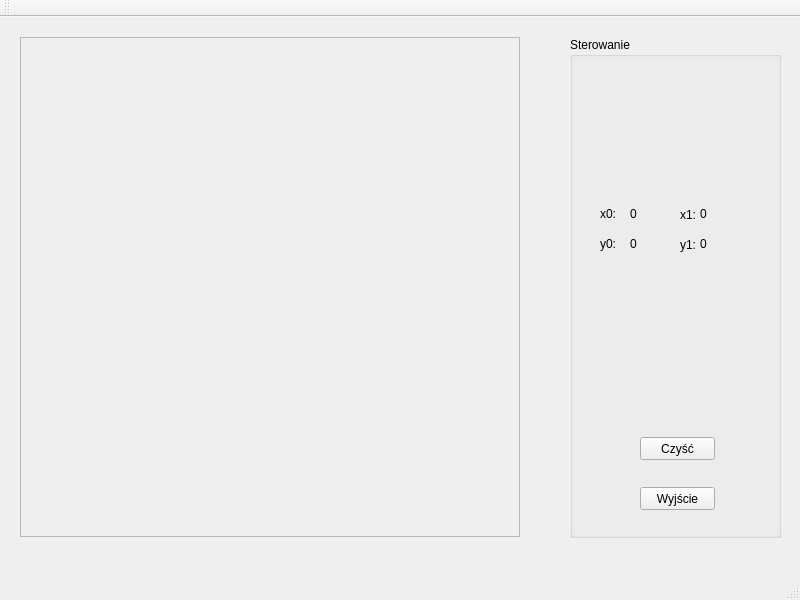
<?xml version="1.0" encoding="UTF-8"?>
<ui version="4.0">
 <class>MainWindow</class>
 <widget class="QMainWindow" name="MainWindow">
  <property name="geometry">
   <rect>
    <x>0</x>
    <y>0</y>
    <width>800</width>
    <height>600</height>
   </rect>
  </property>
  <property name="windowTitle">
   <string>Laboratorium grafiki i multimediów</string>
  </property>
  <widget class="QWidget" name="centralWidget">
   <widget class="QFrame" name="frame">
    <property name="geometry">
     <rect>
      <x>20</x>
      <y>20</y>
      <width>500</width>
      <height>500</height>
     </rect>
    </property>
    <property name="frameShape">
     <enum>QFrame::StyledPanel</enum>
    </property>
    <property name="frameShadow">
     <enum>QFrame::Raised</enum>
    </property>
   </widget>
   <widget class="QGroupBox" name="groupBox">
    <property name="geometry">
     <rect>
      <x>570</x>
      <y>20</y>
      <width>211</width>
      <height>501</height>
     </rect>
    </property>
    <property name="title">
     <string>Sterowanie</string>
    </property>
    <widget class="QPushButton" name="exitButton">
     <property name="geometry">
      <rect>
       <x>70</x>
       <y>450</y>
       <width>75</width>
       <height>23</height>
      </rect>
     </property>
     <property name="text">
      <string>Wyjście</string>
     </property>
    </widget>
    <widget class="QPushButton" name="cleanButton">
     <property name="geometry">
      <rect>
       <x>70</x>
       <y>400</y>
       <width>75</width>
       <height>23</height>
      </rect>
     </property>
     <property name="text">
      <string>Czyść</string>
     </property>
    </widget>
    <widget class="QLabel" name="label_x">
     <property name="geometry">
      <rect>
       <x>30</x>
       <y>169</y>
       <width>16</width>
       <height>16</height>
      </rect>
     </property>
     <property name="text">
      <string>x0:</string>
     </property>
    </widget>
    <widget class="QLabel" name="label_y">
     <property name="geometry">
      <rect>
       <x>30</x>
       <y>199</y>
       <width>16</width>
       <height>16</height>
      </rect>
     </property>
     <property name="text">
      <string>y0: </string>
     </property>
    </widget>
    <widget class="QLabel" name="labelX">
     <property name="geometry">
      <rect>
       <x>60</x>
       <y>170</y>
       <width>47</width>
       <height>13</height>
      </rect>
     </property>
     <property name="text">
      <string>0</string>
     </property>
    </widget>
    <widget class="QLabel" name="labelY">
     <property name="geometry">
      <rect>
       <x>60</x>
       <y>200</y>
       <width>47</width>
       <height>13</height>
      </rect>
     </property>
     <property name="text">
      <string>0</string>
     </property>
    </widget>
    <widget class="QLabel" name="label_x_2">
     <property name="geometry">
      <rect>
       <x>110</x>
       <y>170</y>
       <width>16</width>
       <height>16</height>
      </rect>
     </property>
     <property name="text">
      <string>x1: </string>
     </property>
    </widget>
    <widget class="QLabel" name="label_y_2">
     <property name="geometry">
      <rect>
       <x>110</x>
       <y>200</y>
       <width>16</width>
       <height>16</height>
      </rect>
     </property>
     <property name="text">
      <string>y1: </string>
     </property>
    </widget>
    <widget class="QLabel" name="labelX_2">
     <property name="geometry">
      <rect>
       <x>130</x>
       <y>170</y>
       <width>47</width>
       <height>13</height>
      </rect>
     </property>
     <property name="text">
      <string>0</string>
     </property>
    </widget>
    <widget class="QLabel" name="labelY_2">
     <property name="geometry">
      <rect>
       <x>130</x>
       <y>200</y>
       <width>47</width>
       <height>13</height>
      </rect>
     </property>
     <property name="text">
      <string>0</string>
     </property>
    </widget>
   </widget>
  </widget>
  <widget class="QMenuBar" name="menuBar">
   <property name="geometry">
    <rect>
     <x>0</x>
     <y>0</y>
     <width>800</width>
     <height>21</height>
    </rect>
   </property>
  </widget>
  <widget class="QToolBar" name="mainToolBar">
   <attribute name="toolBarArea">
    <enum>TopToolBarArea</enum>
   </attribute>
   <attribute name="toolBarBreak">
    <bool>false</bool>
   </attribute>
  </widget>
  <widget class="QStatusBar" name="statusBar"/>
 </widget>
 <layoutdefault spacing="6" margin="11"/>
 <resources/>
 <connections/>
</ui>
